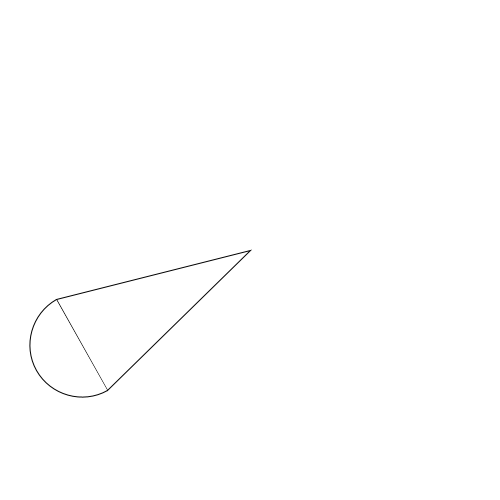
Frame 1 (no input)
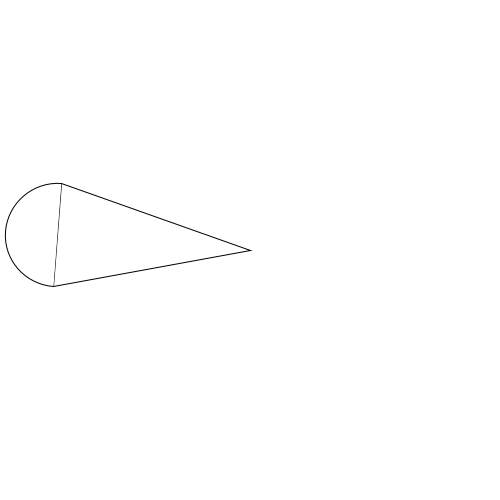
Frame 60 (the mouse pressed at the canvas centre just before this capture)
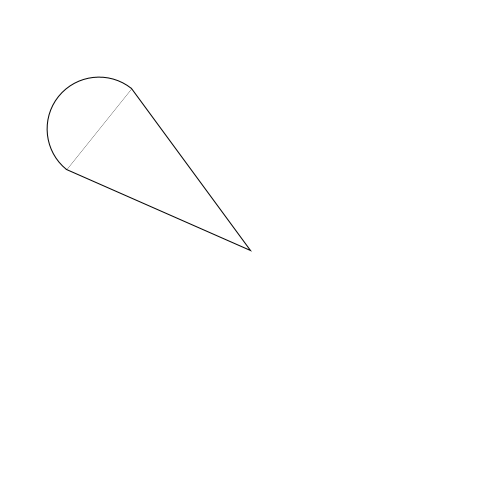
Frame 120 (the mouse held since frame 60 and released just before this capture)

The Processing sketch that drew these frames (run headless with seeded random() and noise(); from frame 60 on, the mouse is pressed at the canvas centre):

// Processing sketch: Day_005
// ── Day_005.pde
float r = 200;
float angle = PI / 6;
float startAngle = PI / 4 * 3;
float rotateSpeed = 0.01;
void setup() {
  size(500, 500);
}


void draw() {
  background(255);

  startAngle += rotateSpeed;
  wrongDraw();

  // rightDraw();
}


// 求出三角形边和圆的切点，让圆弧的起止点在两个切点上
void rightDraw() {
  translate(width/2, height/2);
  noFill();
  stroke(0);
  circle(0, 0, r * 2);

  // 需要填充色的话，反注释下面两句
  // noStroke();
  // fill(255, 0, 0);
  beginShape();
  float x0 = 0;
  float y0 = 0;
  float x1 = r * cos(startAngle);
  float y1 = r * sin(startAngle);
  float x2 = r * cos(startAngle + angle);
  float y2 = r * sin(startAngle + angle);
  vertex(x0, y0);
  vertex(x1, y1);
  vertex(x2, y2);
  endShape(CLOSE);

  float outerCircleR = abs(r * tan(angle / 2));
  // 内切圆圆心方向
  PVector outerCircleCenterVector = (new PVector(x1, y1)).rotate(angle/2);
  // 归一
  outerCircleCenterVector.normalize();
  // 乘以长度（内切圆圆心到坐标系原点距离-坐标系已经移动到舞台中央了）
  outerCircleCenterVector.mult(r / cos(angle/2));
  translate(outerCircleCenterVector.x, outerCircleCenterVector.y);
  circle(0, 0, outerCircleR * 2);
}

// 在两个图像的交界处，并不是平滑过渡的，而是有一个钝角
void wrongDraw() {
  // noStroke();
  // fill(255, 0, 0);

  translate(width/2, height/2);
  beginShape();
  float x0 = 0;
  float y0 = 0;
  float x1 = r * cos(startAngle);
  float y1 = r * sin(startAngle);
  float x2 = r * cos(startAngle + angle);
  float y2 = r * sin(startAngle + angle);
  vertex(x0, y0);
  vertex(x1, y1);
  vertex(x2, y2);
  endShape(CLOSE);

  float circleCenterX = lerp(x1, x2, 0.5);
  float circleCenterY = lerp(y1, y2, 0.5);
  float outerCircleR = abs(r * sin(angle / 2));
  translate(circleCenterX, circleCenterY);
  float rotation = PI - (PI - startAngle + PI * 0.5 - angle * 0.5);
  rotate(rotation);
  arc(0, 0, 2 * outerCircleR, 2 * outerCircleR, 0, PI);

  // 该方式绘制会和三角形有重叠部分 ，效果不太好，建议用arc
  // circle(0, 0, 2 * outerCircleR);
}


void keyPressed() {
  if (key == 's' || key == 'S') {
    save("Day_005.png");
  }
}
